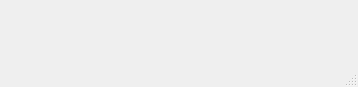
<?xml version="1.0" encoding="UTF-8"?>
<ui version="4.0">
 <class>Toast</class>
 <widget class="QMainWindow" name="Toast">
  <property name="geometry">
   <rect>
    <x>0</x>
    <y>0</y>
    <width>358</width>
    <height>87</height>
   </rect>
  </property>
  <property name="windowTitle">
   <string>MainWindow</string>
  </property>
  <property name="windowIcon">
   <iconset resource="../icons/icons.qrc">
    <normaloff>:/icons/cutecoin_logo</normaloff>:/icons/cutecoin_logo</iconset>
  </property>
  <widget class="QWidget" name="centralwidget">
   <layout class="QVBoxLayout" name="verticalLayout">
    <item>
     <widget class="QLabel" name="display">
      <property name="styleSheet">
       <string notr="true"/>
      </property>
      <property name="text">
       <string/>
      </property>
      <property name="textFormat">
       <enum>Qt::RichText</enum>
      </property>
      <property name="alignment">
       <set>Qt::AlignCenter</set>
      </property>
     </widget>
    </item>
   </layout>
  </widget>
  <widget class="QStatusBar" name="statusbar"/>
 </widget>
 <resources>
  <include location="../icons/icons.qrc"/>
 </resources>
 <connections/>
</ui>
